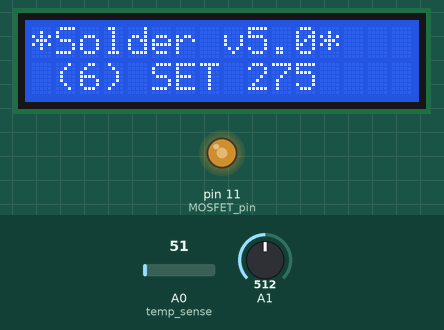
Recording of a sketch running on a simulated Arduino Uno, built with avr-gcc and run on an emulated ATmega328P. Parts: 16×2 character LCD, output pins drawn as LEDs (lit = HIGH). Inputs (shaded band) come from the test bench; at power-on: A0 (temp_sense) = 51, A1 = 512. What the sketch prints to the serial monitor is not drawn.

Above: at 2.2 s.
2.3 s: A0 (temp_sense) set to 61
At 5.2 s:
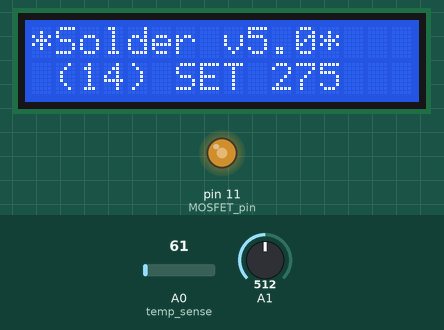
5.3 s: A1 set to 660
At 6.3 s:
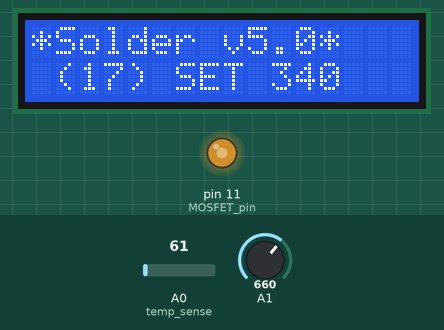
7.2 s: A0 (temp_sense) set to 71
At 10.06 s:
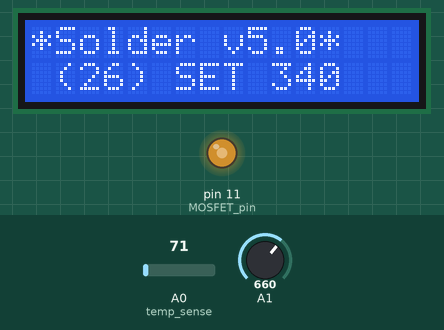
10.2 s: A0 (temp_sense) set to 163
At 11.56 s:
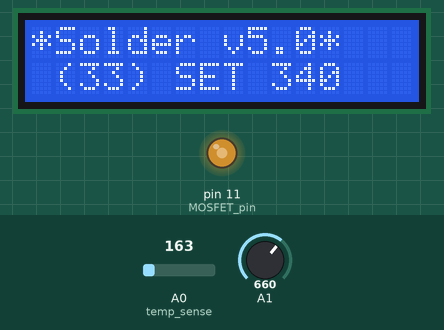
12.9 s: A1 set to 0
At 13.65 s:
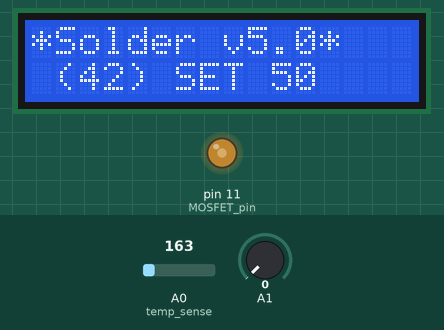
15.9 s: A1 set to 122
At 16.05 s:
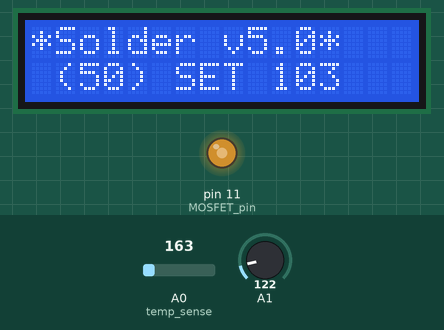
Timing chart, 0 to 18.4 s (numbered marks = the images above; inputs shaded):
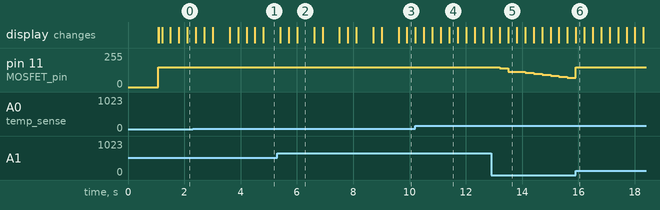

Measured:
- after the input at 12.9 s, pin 11 (MOSFET_pin): 150/255 → 148/255 at once, → 140/255 0.30 s later, → 115/255 0.30 s later, → 116/255 0.30 s later, … (10 changes in this stretch)
- what the display in image 2 shows lasts 0.6 s, from 6.0 s to 6.6 s

The sketch:

code.ino
```cpp
#include <FastPID.h>              //Dwonload it here: https://www.electronoobs.com/eng_arduino_fastPID.php
#include <LiquidCrystal.h>

// initialize the library by associating any needed LCD interface pin
// with the arduino pin number it is connected to
const int rs = 2, en = 3, d4 = 4, d5 = 5, d6 = 6, d7 = 7;
LiquidCrystal lcd(rs, en, d4, d5, d6, d7);


/*PID variables. Fine tune this values. Start with P=1 and D and I = 0. Start increasing till you get good results*/
float Kp=7.98, Ki=0.055, Kd=0.86, Hz=10;          /*My values: Kp=7.98, Ki=0.055, Kd=0.86, Hz=10;*/
int output_bits = 8;                              //With 8 bits, maximum PID output is 255, and that's waht we need for analogWrite
bool output_signed = false;
FastPID myPID(Kp, Ki, Kd, Hz, output_bits, output_signed);

// adc variable
double CurrentTemp;
#define ADC_MULTISAMPLING 5
#define ADC_MULTISAMPLING_SAMPLES (1 << ADC_MULTISAMPLING)
// ao for tempread and d11 for mosfet heater

unsigned long currentMillis = 0;
unsigned long previousMillis = 0;
//Inputs and outputs
int MOSFET_pin = 11;     //Pin that goes to the BJT that drives the n-MSOFET gate
/*int increase_pin = 7;   //Top button of the board (temperature increase)
int decrease_pin = 4;   //Bottomop button of the board (temperature decrease)
int vibrate = A1;       //Input from the vibrations sensor*/
int temp_sense = A0;    //Input from OPAMP (temperature read from thermocouple) My OPAMP gain is 201 (R1 = 1k, R2 = 200k)
int tr=0;
int tp=0;
float temperature_read,pot_read;
int   setpoint = 650;                            //Temperature setpoint initial value
float Delay=300;
int td=0;
double read_pot()
{
   // Filter the ADC by multisampling with the values defined at the beginning
  int adc = 0;
  for (int i = 0; i < ADC_MULTISAMPLING_SAMPLES; ++i)
    adc += analogRead(A1);
    adc = adc >> ADC_MULTISAMPLING;
  //Get the linear regression equations from excel data (Graph adc/temperature) (You need to perform real measures with externam thermometer)
 double Input = map(adc, 0, 1023, 50, 500);
  // Additional filtering
//  CurrentTemp += (temp-CurrentTemp)*0.05;
//  return(CurrentTemp);
 return(Input);
}
float read_temperature()
{
   // Filter the ADC by multisampling with the values defined at the beginning
  int adc = 0;
  for (int i = 0; i < ADC_MULTISAMPLING_SAMPLES; ++i)
    adc += analogRead(temp_sense);
    adc = adc >> ADC_MULTISAMPLING;
  //Get the linear regression equations from excel data (Graph adc/temperature) (You need to perform real measures with externam thermometer)
 //double temp =  0.946*adc + 35;
   double temp = map(adc, 0, 700, 25, 350);
  // Additional filtering
  CurrentTemp += (temp-CurrentTemp)*0.02;
  return(CurrentTemp);
// return(adc);
}

void setup()
{ Serial.begin(115200);
  pinMode(MOSFET_pin,OUTPUT);

  digitalWrite(MOSFET_pin,LOW);
   lcd.begin(16, 2);
  // Print a message to the LCD.
  lcd.print("*Solder v5.0*");

  delay(1000);
  analogWrite(MOSFET_pin, 0);

}


void loop()
{
 int ms = 3;
 currentMillis = millis(); //First, we save the current elapsed time in milliseconds
 if (currentMillis - previousMillis >= Delay)
 {
  previousMillis += Delay;
 temperature_read=read_temperature();
 tr=temperature_read;
 pot_read=read_pot();
 tp=pot_read;
 setpoint=tp;
 Serial.println("Temperature=");
 Serial.print(tr);
 /*PID part*/
    uint32_t before, after;
    before = micros();
    uint8_t output = myPID.step(setpoint, temperature_read);
    after = micros();
    /*END of PID part*/
    if(output>150)
    output=150;

    analogWrite(MOSFET_pin, output);
  /*Finally we write the PWM signal to the n-MOSFET

    Since we have a BJT driver at the n-MOSFET gate, we invert the signal (255 - output) where
    output is the PWM value from the PID control*/
 /*td++;
 if(td>180)
 {
  td=0;
  analogWrite(MOSFET_pin, 0);
  Serial.println("ok");
 }*/
 lcd.setCursor(1,1);
 lcd.write('(');
 lcd.print(tr);
  lcd.write(')');
 lcd.print(" SET ");
 lcd.print(setpoint);
 lcd.print("  ");
 }

 }
```
